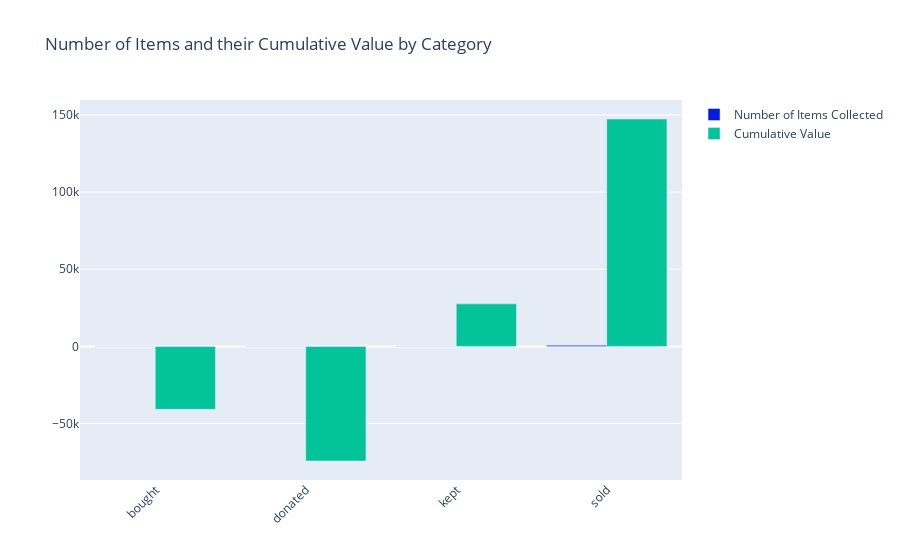

Notebook code for this chart:
### Markdown cell above
## How much we spent and how our spending v.s. buying v.s. donating compare

### Code cell
# now, let's see how many items and their value we bought, sold, kept, and donated

types_of_things_happened = [] # great variable names 
number_of_things_collected = []
cumulative_earnings = []
                       
for what_happened, df_what_happened in df.groupby('what happened?'):
    types_of_things_happened.append(what_happened)
    number_of_things_collected.append(df_what_happened['quantity'].sum())
    all_earnings = [int(quantity)*int(value.replace(',', '')) for quantity, value in zip(df_what_happened['quantity'], df_what_happened['amount worth each'])]
    multiplier = -1 if what_happened in ('bought','donated') else 1 # not sure if this is a legit thing to do
    cumulative_earnings.append(sum(all_earnings)*multiplier)
    
#plot everything
fig5 = go.Figure()

# iterate through each trace
fig5.add_trace(go.Bar(
    x=types_of_things_happened,
    y=number_of_things_collected,
    name='Number of Items Collected',
    marker_color='#001ddb'
))
fig5.add_trace(go.Bar(
    x=types_of_things_happened,
    y=cumulative_earnings,
    name='Cumulative Value',
    marker_color='#02c39a'
))

# Here we modify the tickangle of the xaxis, resulting in rotated labels.
fig5.update_layout(barmode='group', xaxis_tickangle=-45)
fig5.update_layout(title='Number of Items and their Cumulative Value by Category')
fig5.show() # fail

### Figure 1 — Plotly figure (JSON) as saved in the notebook; plotly's stock layout.template omitted (floating-point values rounded to 4 significant figures)
{"data": [{"marker": {"color": "#001ddb"}, "name": "Number of Items Collected", "type": "bar", "x": ["bought", "donated", "kept", "sold"], "y": [21, 28, 156, 671]}, {"marker": {"color": "#02c39a"}, "name": "Cumulative Value", "type": "bar", "x": ["bought", "donated", "kept", "sold"], "y": [-40810, -74280, 27560, 147375]}], "layout": {"barmode": "group", "title": {"text": "Number of Items and their Cumulative Value by Category"}, "xaxis": {"tickangle": -45}}}
